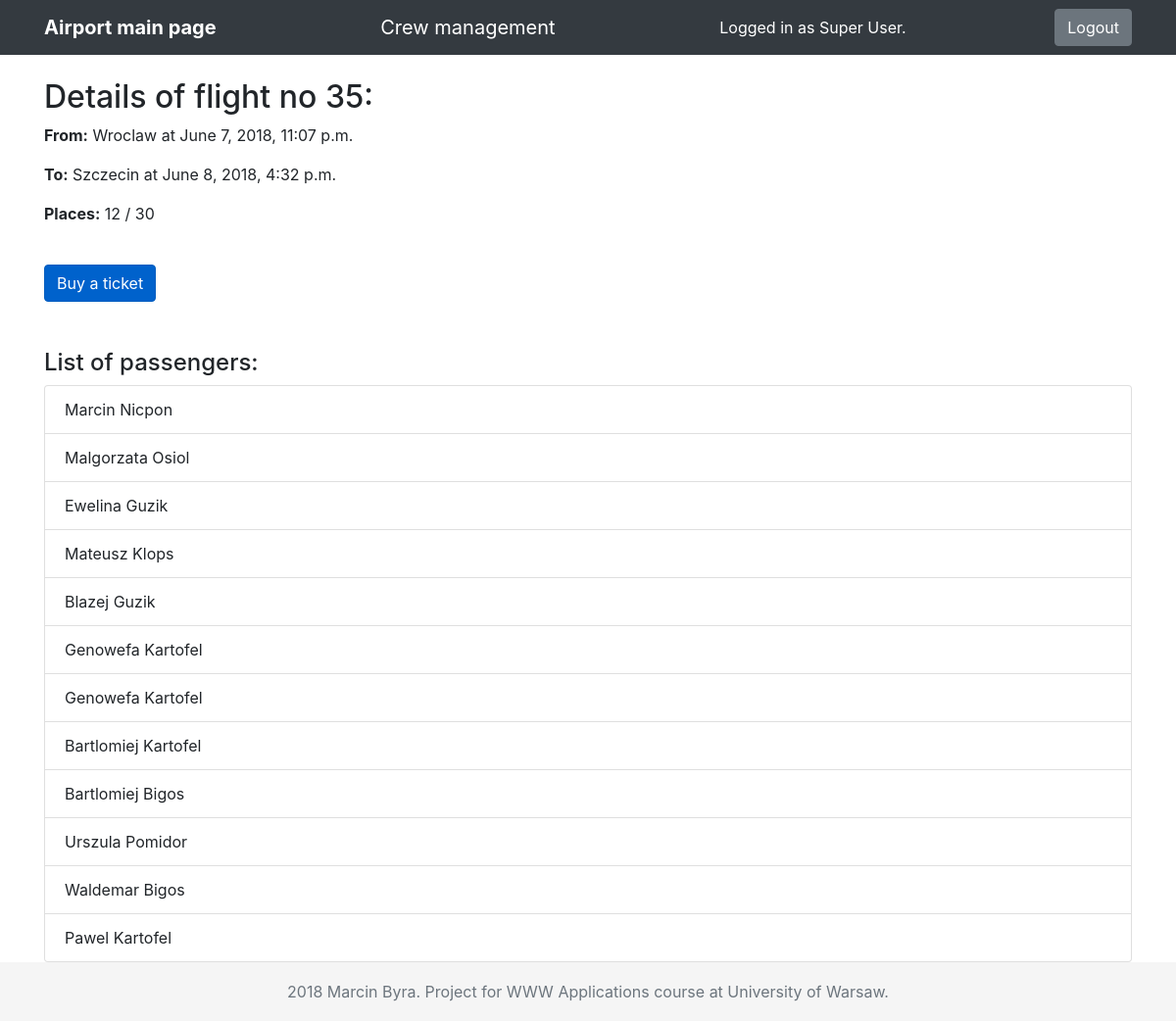
The page /airport/flight/35/ (signed in) on the database its author committed.
### airport/models.py (models this page shows, shortened)
class User(AbstractUser):
    first_name = models.CharField(max_length=20)
    last_name = models.CharField(max_length=20)

class Flight(models.Model):
    airplane = models.ForeignKey(Airplane, on_delete=models.CASCADE)
    crew = models.ForeignKey(Crew, on_delete=models.CASCADE, blank=True, null=True, default=None)
    source = models.CharField(max_length=20)
    destination = models.CharField(max_length=20)
    departure_time = models.DateTimeField()
    arrival_time = models.DateTimeField()

class Airplane(models.Model):
    number = models.IntegerField(unique=True)
    capacity = models.IntegerField()

### airport/views.py (the view)
# urls.py: path('flight/<int:flight_no>/', views.flight_details, name='flight_details'),
def flight_details(request, flight_no):
    flight = get_object_or_404(Flight, pk=flight_no)
    departure_time_str = flight.departure_time.strftime("%Y-%m-%d %H:%M")
    arrival_time_str = flight.arrival_time.strftime("%Y-%m-%d %H:%M")
    passengers = Ticket.objects.filter(flight=flight).values('passenger__first_name', 'passenger__last_name')
    context = {'flight': flight, 'departure_time_str': departure_time_str, 'arrival_time_str': arrival_time_str,
               'passengers': passengers}
    return render(request, 'airport/flight_details.html', context)

### airport/templates/airport/flight_details.html (shortened to what this page needs)
{% extends 'airport/base.html' %}
{% block content %}
    <h2 class="mt-4">Details of flight no {{ flight.pk }}:</h2>
    <p><b>From:</b> {{ flight.source }} at {{ flight.departure_time }}</p>
    <p><b>To:</b> {{ flight.destination }} at {{ flight.arrival_time }}</p>
    <p><b>Places:</b> {{ passengers|length }} / {{ flight.airplane.capacity }}</p>
    {% if request.user.is_authenticated %}
        <a id="id_buy_ticket_button" href="{% url 'airport:buy_ticket' flight.pk %}" class="btn btn-primary active mt-4 my-4">Buy a ticket</a>
    {% else %}
        <a href=# class="btn btn-primary disabled mt-4 my-4">Log in to buy ticket</a>
    {% endif %}
    <h4 class="mt-4">List of passengers:</h4>
    <ul id="id_passenger_list" class="list-group">
    {% for passenger in passengers %}
        <li class="list-group-item">{{ passenger.passenger__first_name }} {{ passenger.passenger__last_name }}</li>
    {% endfor %}
    </ul>
{% endblock %}

### airport/templates/airport/base.html (shortened to what this page needs)
<!DOCTYPE html>
{% load static %}
<html lang="en">
<head>
    <link rel="stylesheet" href="https://stackpath.bootstrapcdn.com/bootstrap/4.1.0/css/bootstrap.min.css">
    <link href="{% static 'airport/style.css' %}" rel="stylesheet">
</head>
<body>
<header>
    <nav class="navbar navbar-expand-lg navbar-dark bg-dark fixed-top">
        <div class="container">
            <a id="id_main_page_button" class="navbar-brand" href="{% url 'airport:mainpage' %}"><strong>Airport main page</strong></a>
            <a id="id_crew_management_button" class="navbar-brand" href="{% static 'airport/crewManagement.html' %}">Crew management</a>
            {% if request.user.is_authenticated %}
                <span class="text-white">
                Logged in as {{ request.user.first_name }} {{ request.user.last_name }}.
            </span>
                <a class="btn btn-secondary" href="{% url 'airport:logout_view' %}">
                    Logout
                </a>
            {% else %}
                <button id="id_login_button" type="button" class="btn btn-primary" data-toggle="modal" data-target="#login-modal">
                    Sign in/Sign up
                </button>
            {% endif %}
        </div>
    </nav>
</header>
<main>
    <div class="container">
        {% block content %}
        {% endblock %}
    </div>
</main>
<footer class="text-center text-muted mt-5">
    2018 Marcin Byra. Project for WWW Applications course at University of Warsaw.
</footer>
</body>
</html>

### airport/static/airport/style.css (style rules this page uses)
body { padding-top: 54px; }
@media (min-width: 992px) { body { padding-top: 56px; } }
html { position: relative; min-height: 100%; }
body { margin-bottom: 60px; }
footer { position: fixed; bottom: 0; width: 100%; height: 60px; line-height: 60px; background-color: #f5f5f5; }

### rows shown on the page
User: user.first_name "Super", user.last_name "User"
Flight: pk "35", source "Wroclaw", departure_time "June 7, 2018, 11:07 p.m.", destination "Szczecin", arrival_time "June 8, 2018, 4:32 p.m.", airplane.capacity "30"

### other values the page prints
{{ passengers|length }} "12"
{{ passenger.passenger__first_name }} "Marcin" "Malgorzata" "Ewelina" "Mateusz" "Blazej" "Genowefa" "Genowefa" "Bartlomiej" "Bartlomiej" "Urszula" "Waldemar" "Pawel"
{{ passenger.passenger__last_name }} "Nicpon" "Osiol" "Guzik" "Klops" "Guzik" "Kartofel" "Kartofel" "Kartofel" "Bigos" "Pomidor" "Bigos" "Kartofel"
